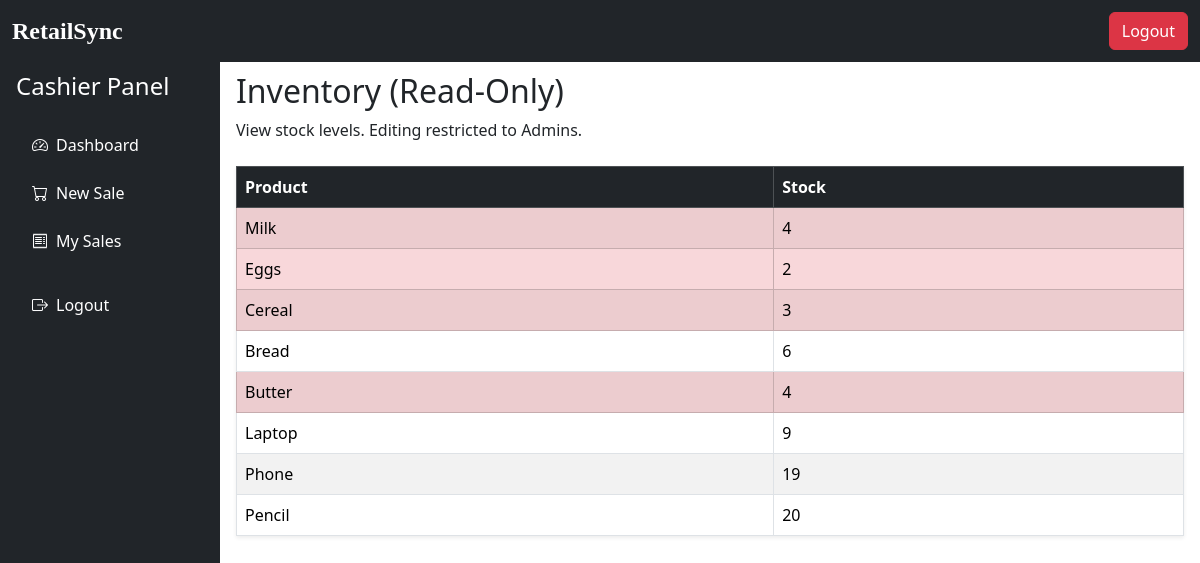
The app's page /inventory (signed in) with its own data.
### models.py (models this page shows)
class Product(db.Model):
    __tablename__ = "products"
    id = db.Column(db.Integer, primary_key=True)
    name = db.Column(db.String, nullable=False)
    barcode = db.Column(db.String, unique=True, nullable=False)
    price = db.Column(db.Float, nullable=False)
    stock = db.Column(db.Integer, nullable=False)
    sale_items = db.relationship("SaleItem", back_populates="product")
    flagged = db.Column(db.Boolean, default=False)
    category = db.Column(db.String(50), nullable=True)

### app.py (the view)
@app.route("/inventory")
@login_required
@role_required("Cashier")
def cashier_inventory():
    products = Product.query.all()
    return render_template("cashier_inventory.html", products=products)

### app.py (called while the page is built)
@app.after_request
def add_header(response):
    response.headers["Cache-Control"] = "no-cache, no-store, must-revalidate"
    response.headers["Pragma"] = "no-cache"
    response.headers["Expires"] = "0"
    return response

@app.before_request
def check_session_timeout():
    session.permanent = True
    app.permanent_session_lifetime = timedelta(minutes=15)
    if "username" not in session and request.endpoint not in ("login", "register", "static"):
        return redirect(url_for("login"))

### auth.py (called while the page is built)
def login_required(f):
    @wraps(f)
    def decorated_function(*args, **kwargs):
        if "user_id" not in session:
            flash("Please log in to access this page.", "warning")
            return redirect(url_for("login"))
        return f(*args, **kwargs)
    return decorated_function

def role_required(role):
    def decorator(f):
        @wraps(f)
        def decorated_function(*args, **kwargs):
            if "role" not in session or session["role"] != role:
                flash("You do not have permission to access this page.", "danger")
                return render_template("access_denied.html")
            return f(*args, **kwargs)
        return decorated_function
    return decorator

### templates/cashier_inventory.html
{% extends "base.html" %}
{% block content %}
<h2>Inventory (Read‑Only)</h2>
<p>View stock levels. Editing restricted to Admins.</p>
<table class="table table-striped table-hover table-bordered shadow-sm mt-4">
  <thead class="table-dark">
    <tr>
      <th>Product</th>
      <th>Stock</th>
    </tr>
  </thead>
  <tbody>
    {% for product in products %}
    <tr class="{% if product.stock < 5 %}table-danger{% endif %}">
      <td>{{ product.name }}</td>
      <td>{{ product.stock }}</td>
    </tr>
    {% endfor %}
  </tbody>
</table>
{% endblock %}

### static/style.css (style rules this page uses)
.table thead th { color: #fff; font-weight: bold; }

### templates/base.html (style rules this page uses)
body { padding-top: 56px; height: 100vh; margin: 0; }

### records on screen
Product: name "Milk", stock "4"
Product: name "Eggs", stock "2"
Product: name "Cereal", stock "3"
Product: name "Bread", stock "6"
Product: name "Butter", stock "4"
Product: name "Laptop", stock "9"
Product: name "Phone", stock "19"
Product: name "Pencil", stock "20"
